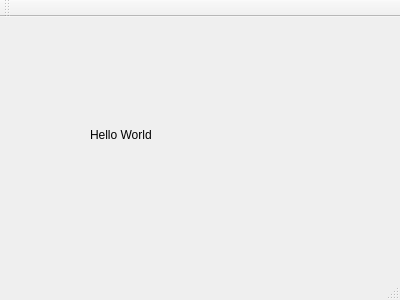
<?xml version="1.0" encoding="UTF-8"?>
<ui version="4.0">
 <class>MainWindow</class>
 <widget class="QMainWindow" name="MainWindow">
  <property name="geometry">
   <rect>
    <x>0</x>
    <y>0</y>
    <width>400</width>
    <height>300</height>
   </rect>
  </property>
  <property name="windowTitle">
   <string>MainWindow</string>
  </property>
  <widget class="QWidget" name="centralWidget">
   <widget class="QLabel" name="label">
    <property name="geometry">
     <rect>
      <x>90</x>
      <y>110</y>
      <width>181</width>
      <height>16</height>
     </rect>
    </property>
    <property name="font">
     <font>
      <pointsize>9</pointsize>
      <weight>50</weight>
      <italic>false</italic>
      <bold>false</bold>
     </font>
    </property>
    <property name="text">
     <string>Hello World</string>
    </property>
   </widget>
  </widget>
  <widget class="QMenuBar" name="menuBar">
   <property name="geometry">
    <rect>
     <x>0</x>
     <y>0</y>
     <width>400</width>
     <height>17</height>
    </rect>
   </property>
  </widget>
  <widget class="QToolBar" name="mainToolBar">
   <attribute name="toolBarArea">
    <enum>TopToolBarArea</enum>
   </attribute>
   <attribute name="toolBarBreak">
    <bool>false</bool>
   </attribute>
  </widget>
  <widget class="QStatusBar" name="statusBar"/>
 </widget>
 <layoutdefault spacing="6" margin="11"/>
 <resources/>
 <connections/>
</ui>
